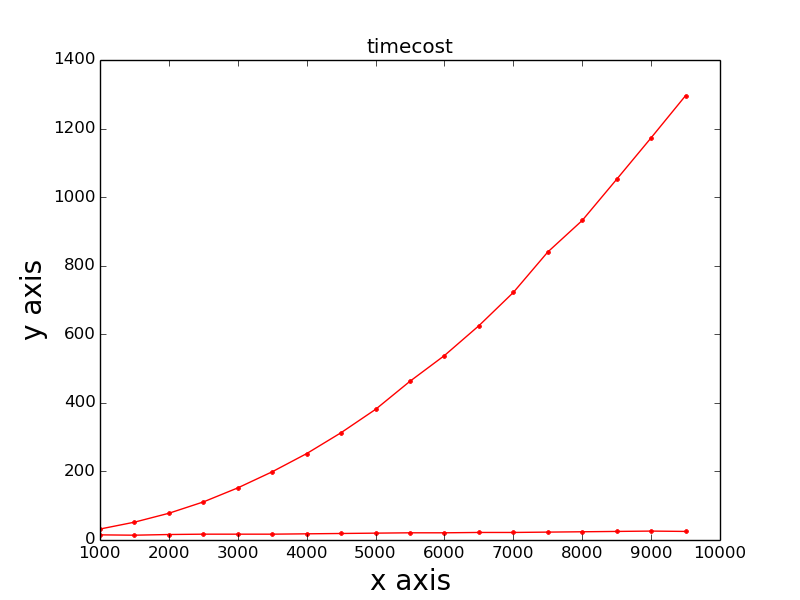

Here is the Python script that generated this plot:
import numpy as np
import matplotlib.pyplot as plt

data = np.loadtxt('timecost_out.txt')

plt.figure(num = 1, figsize = (8,6))
plt.title('timecost')
plt.xlabel('x axis', size = 20)
plt.ylabel('y axis', size = 20)

xdata = data[:,0]
ydata = data[:,2]
plt.plot(xdata , ydata , color = 'r', linestyle = '-', marker = '.')
xdata = data[:,0]
ydata = data[:,4]
plt.plot(xdata , ydata , color = 'r', linestyle = '-', marker = '.')
plt.savefig('plot_timecost.png', format = 'png')

